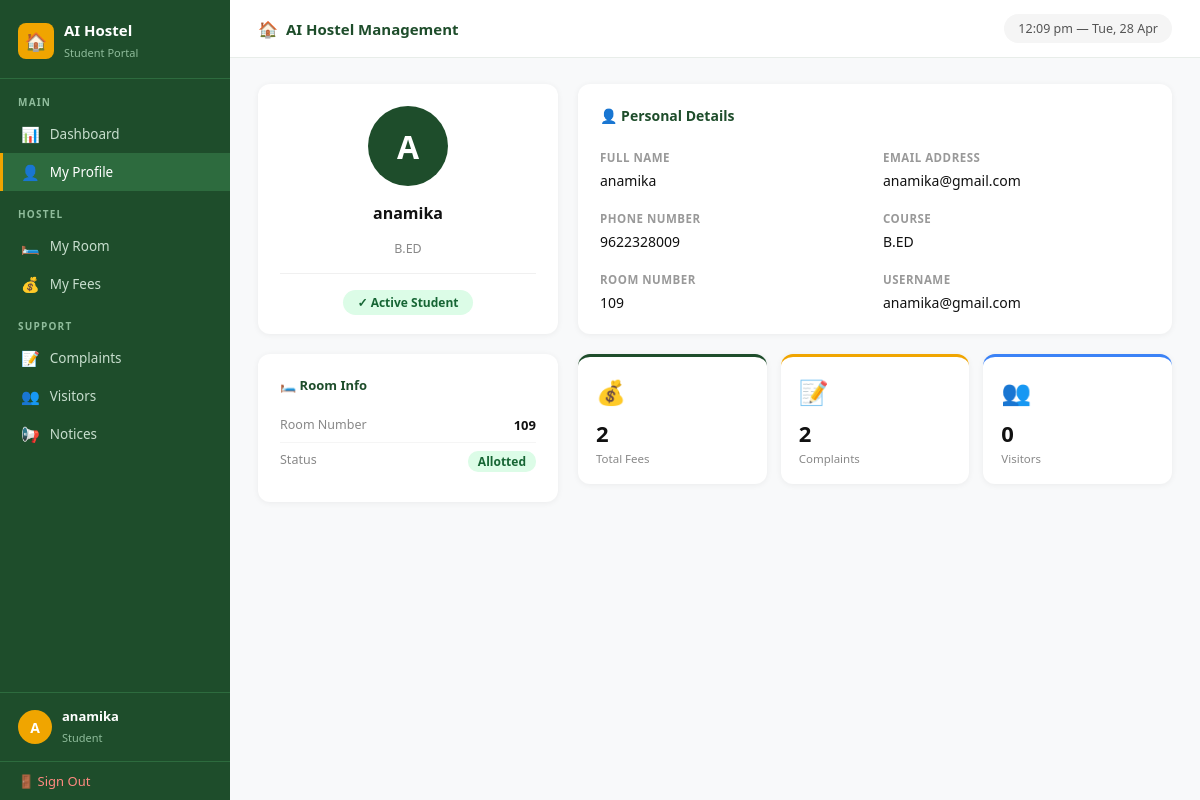
The app's page /student/profile/ (signed in) with its own data.
### hostel_app/models.py (models this page shows, shortened)
class Student(models.Model):
    user = models.OneToOneField(User, on_delete=models.CASCADE, null=True, blank=True)
    name = models.CharField(max_length=100)
    email = models.EmailField(unique=True)
    phone = models.CharField(max_length=15)
    course = models.CharField(max_length=100)
    room_number = models.IntegerField(null=True, blank=True)

### hostel_app/views.py (the view)
# urls.py: path('student/profile/', views.student_profile, name='student_profile'),
@login_required(login_url='/student/login/')
def student_profile(request):
    student = Student.objects.get(user=request.user)
    return render(request, 'hostel_app/student/profile.html',
                  {'student': student})

### hostel_app/templates/hostel_app/student/profile.html
{% extends 'hostel_app/student/base.html' %}
{% block content %}
<div style="display: grid; grid-template-columns: 300px 1fr; gap: 20px;">
    <div>
        <div class="section-box" style="text-align: center;">
            <div style="width: 80px; height: 80px; background: #1e4d2b;
                        border-radius: 50%; display: flex; align-items: center;
                        justify-content: center; margin: 0 auto 16px;
                        font-size: 32px; color: white; font-weight: 700;">
                {{ student.name|first|upper }}
            </div>
            <h3 style="font-size: 16px; color: #111; font-weight: 700;">
                {{ student.name }}
            </h3>
            <p style="font-size: 12.5px; color: #888; margin-top: 4px;">
                {{ student.course }}
            </p>
            <div style="margin-top: 16px; padding-top: 16px;
                        border-top: 1px solid #f0f0f0;">
                <span style="background: #dcfce7; color: #166534;
                             padding: 4px 14px; border-radius: 20px;
                             font-size: 12px; font-weight: 600;">
                    ✓ Active Student
                </span>
            </div>
        </div>
        <div class="section-box" style="margin-top: 0;">
            <h3 style="font-size: 13px; color: #1e4d2b; font-weight: 600;
                       margin-bottom: 14px;">🛏️ Room Info</h3>
            <div style="display: flex; justify-content: space-between;
                        padding: 8px 0; border-bottom: 1px solid #f5f5f5;">
                <span style="font-size: 12.5px; color: #888;">Room Number</span>
                <span style="font-size: 13px; color: #111; font-weight: 600;">
                    {{ student.room_number|default:"Not Assigned" }}
                </span>
            </div>
            <div style="display: flex; justify-content: space-between;
                        padding: 8px 0;">
                <span style="font-size: 12.5px; color: #888;">Status</span>
                <span style="font-size: 12px; background: #dcfce7;
                             color: #166534; padding: 2px 10px;
                             border-radius: 10px; font-weight: 600;">
                    Allotted
                </span>
            </div>
        </div>
    </div>
    <div>
        <div class="section-box">
            <h3 style="font-size: 14px; color: #1e4d2b; font-weight: 600;
                       margin-bottom: 20px;">👤 Personal Details</h3>
            <div style="display: grid; grid-template-columns: 1fr 1fr; gap: 16px;">
                <div>
                    <label style="font-size: 11.5px; color: #999;
                                  font-weight: 600; text-transform: uppercase;
                                  letter-spacing: 0.5px;">Full Name</label>
                    <p style="font-size: 14px; color: #111; margin-top: 4px;
                               font-weight: 500;">{{ student.name }}</p>
                </div>
                <div>
                    <label style="font-size: 11.5px; color: #999;
                                  font-weight: 600; text-transform: uppercase;
                                  letter-spacing: 0.5px;">Email Address</label>
                    <p style="font-size: 14px; color: #111; margin-top: 4px;
                               font-weight: 500;">{{ student.email }}</p>
                </div>
                <div>
                    <label style="font-size: 11.5px; color: #999;
                                  font-weight: 600; text-transform: uppercase;
                                  letter-spacing: 0.5px;">Phone Number</label>
                    <p style="font-size: 14px; color: #111; margin-top: 4px;
                               font-weight: 500;">{{ student.phone }}</p>
                </div>
                <div>
                    <label style="font-size: 11.5px; color: #999;
                                  font-weight: 600; text-transform: uppercase;
                                  letter-spacing: 0.5px;">Course</label>
                    <p style="font-size: 14px; color: #111; margin-top: 4px;
                               font-weight: 500;">{{ student.course }}</p>
                </div>
                <div>
                    <label style="font-size: 11.5px; color: #999;
                                  font-weight: 600; text-transform: uppercase;
                                  letter-spacing: 0.5px;">Room Number</label>
                    <p style="font-size: 14px; color: #111; margin-top: 4px;
                               font-weight: 500;">
                        {{ student.room_number|default:"Not Assigned" }}
                    </p>
                </div>
                <div>
                    <label style="font-size: 11.5px; color: #999;
                                  font-weight: 600; text-transform: uppercase;
                                  letter-spacing: 0.5px;">Username</label>
                    <p style="font-size: 14px; color: #111; margin-top: 4px;
                               font-weight: 500;">{{ student.user.username }}</p>
                </div>
            </div>
        </div>
        <div style="display: grid; grid-template-columns: repeat(3, 1fr); gap: 14px;">
            <div class="stat-card">
                <div class="card-icon">💰</div>
                <h3 style="font-size: 22px;">
                    {% with fees=student.fee_set.all %}
                        {{ fees|length }}
                    {% endwith %}
                </h3>
                <p>Total Fees</p>
            </div>
            <div class="stat-card orange">
                <div class="card-icon">📝</div>
                <h3 style="font-size: 22px;">
                    {% with complaints=student.complaint_set.all %}
                        {{ complaints|length }}
                    {% endwith %}
                </h3>
                <p>Complaints</p>
            </div>
            <div class="stat-card blue">
                <div class="card-icon">👥</div>
                <h3 style="font-size: 22px;">
                    {% with visitors=student.visitor_set.all %}
                        {{ visitors|length }}
                    {% endwith %}
                </h3>
                <p>Visitors</p>
            </div>
        </div>
    </div>
</div>
{% endblock %}

### hostel_app/templates/hostel_app/student/base.html (shortened to what this page needs)
<!DOCTYPE html>
<html lang="en">
<head>
</head>
<body>
<div class="sidebar">
    <div class="sidebar-logo">
        <div class="logo-icon">🏠</div>
        <div class="logo-text">
            <h3>AI Hostel</h3>
            <span>Student Portal</span>
        </div>
    </div>
    <nav class="sidebar-nav">
        <div class="nav-section-label">Main</div>
        <a href="{% url 'student_dashboard' %}"
           class="{% if request.resolver_match.url_name == 'student_dashboard' %}active{% endif %}">
            <span class="nav-icon">📊</span> Dashboard
        </a>
        <a href="{% url 'student_profile' %}"
           class="{% if request.resolver_match.url_name == 'student_profile' %}active{% endif %}">
            <span class="nav-icon">👤</span> My Profile
        </a>
        <div class="nav-section-label">Hostel</div>
        <a href="{% url 'my_room' %}"
           class="{% if request.resolver_match.url_name == 'my_room' %}active{% endif %}">
            <span class="nav-icon">🛏️</span> My Room
        </a>
        <a href="{% url 'my_fees' %}"
           class="{% if request.resolver_match.url_name == 'my_fees' %}active{% endif %}">
            <span class="nav-icon">💰</span> My Fees
        </a>
        <div class="nav-section-label">Support</div>
        <a href="{% url 'student_complaint' %}"
           class="{% if request.resolver_match.url_name == 'student_complaint' %}active{% endif %}">
            <span class="nav-icon">📝</span> Complaints
        </a>
        <a href="{% url 'visitor_request' %}"
           class="{% if request.resolver_match.url_name == 'visitor_request' %}active{% endif %}">
            <span class="nav-icon">👥</span> Visitors
        </a>
        <a href="{% url 'student_notices' %}"
           class="{% if request.resolver_match.url_name == 'student_notices' %}active{% endif %}">
            <span class="nav-icon">📢</span> Notices
        </a>
    </nav>
    <div class="sidebar-user">
        <div class="user-avatar">{{ student.name|first|upper }}</div>
        <div class="user-info">
            <p>{{ student.name }}</p>
            <span>Student</span>
        </div>
    </div>
    <a href="{% url 'student_logout' %}" class="signout-link">
        🚪 Sign Out
    </a>
</div>
<div class="main">
    <div class="topbar">
        <div class="topbar-left">
            <span>🏠</span>
            <h2>AI Hostel Management</h2>
        </div>
        <span class="clock" id="clock"></span>
    </div>
    <div class="content">
        {% block content %}{% endblock %}
    </div>
</div>
</body>
</html>

### hostel_app/templates/hostel_app/student/base.html (style rules this page uses)
* { margin: 0; padding: 0; box-sizing: border-box; }
body { font-family: 'Segoe UI', Tahoma, Geneva, Verdana, sans-serif; background: #f8f9fa; display: flex; min-height: 100vh; }
.sidebar { width: 230px; background: #1e4d2b; min-height: 100vh; position: fixed; top: 0; left: 0; display: flex; flex-direction: column; }
.sidebar-logo { padding: 20px 18px 16px; display: flex; align-items: center; gap: 10px; border-bottom: 1px solid #2d6b3e; }
.logo-icon { width: 36px; height: 36px; background: #f0a500; border-radius: 8px; display: flex; align-items: center; justify-content: center; font-size: 18px; }
.logo-text h3 { color: white; font-size: 15px; font-weight: 700; }
.logo-text span { color: #8fbc9b; font-size: 11px; }
.nav-section-label { color: #8fbc9b; font-size: 10px; font-weight: 600; letter-spacing: 1.2px; text-transform: uppercase; padding: 16px 18px 6px; }
.sidebar-nav a { display: flex; align-items: center; gap: 10px; padding: 9px 18px; color: #c8dece; text-decoration: none; font-size: 13.5px; border-left: 3px solid transparent; transition: all 0.15s; }
.sidebar-nav a.active { background: #2d6b3e; color: white; border-left: 3px solid #f0a500; }
.sidebar-nav a .nav-icon { font-size: 15px; }
.sidebar-user { margin-top: auto; padding: 14px 18px; border-top: 1px solid #2d6b3e; display: flex; align-items: center; gap: 10px; }
.user-avatar { width: 34px; height: 34px; background: #f0a500; border-radius: 50%; display: flex; align-items: center; justify-content: center; color: white; font-weight: 700; font-size: 14px; }
.user-info p { color: white; font-size: 13px; font-weight: 600; }
.user-info span { color: #8fbc9b; font-size: 11px; }
.signout-link { display: flex; align-items: center; gap: 8px; padding: 10px 18px; color: #ff8a80; text-decoration: none; font-size: 13px; border-top: 1px solid #2d6b3e; }
.main { margin-left: 230px; flex: 1; padding: 0; }
.topbar { background: white; padding: 14px 28px; display: flex; align-items: center; justify-content: space-between; border-bottom: 1px solid #e8ede9; }
.topbar-left { display: flex; align-items: center; gap: 8px; }
.topbar-left h2 { font-size: 15px; color: #1e4d2b; font-weight: 600; }
.clock { background: #f5f5f5; padding: 6px 14px; border-radius: 20px; font-size: 12.5px; color: #555; }
.content { padding: 26px 28px; }
.stat-card { background: white; border-radius: 12px; padding: 18px; box-shadow: 0 1px 6px rgba(0,0,0,0.06); border-top: 3px solid #1e4d2b; }
.stat-card.orange { border-top-color: #f0a500; }
.stat-card.blue { border-top-color: #3b82f6; }
.stat-card .card-icon { font-size: 24px; margin-bottom: 10px; }
.stat-card h3 { font-size: 26px; color: #111; font-weight: 700; }
.stat-card p { font-size: 11.5px; color: #888; margin-top: 3px; }
.section-box { background: white; border-radius: 12px; padding: 22px; box-shadow: 0 1px 6px rgba(0,0,0,0.06); margin-bottom: 20px; }
.section-box h3 { font-size: 14px; color: #1e4d2b; font-weight: 600; margin-bottom: 16px; }

### records on screen
Student: name|first "A", name "anamika", course "B.ED", room_number "109", email "anamika@gmail.com", phone "9622328009", user.username "anamika@gmail.com"

### other values on screen
{{ fees|length }} "2"
{{ complaints|length }} "2"
{{ visitors|length }} "0"
